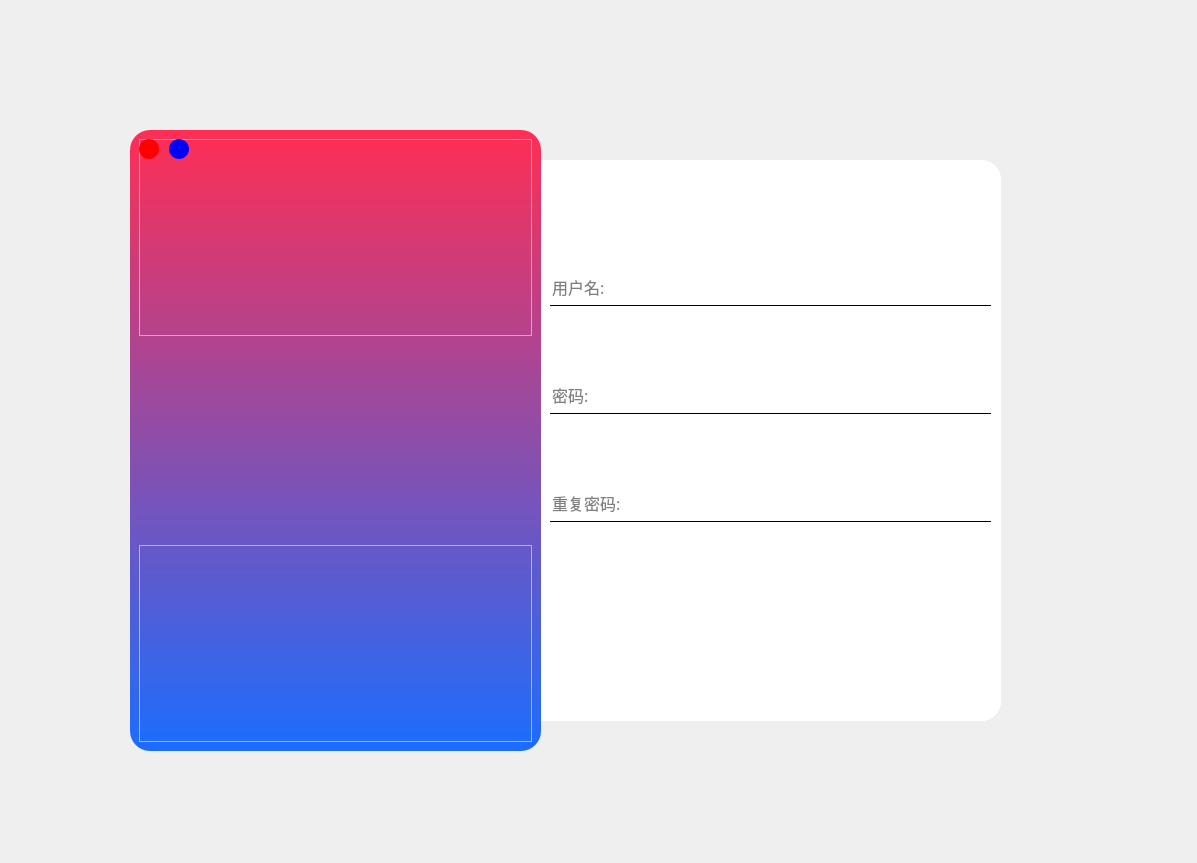
<?xml version="1.0" encoding="UTF-8"?>
<ui version="4.0">
 <class>MainWindow_Login</class>
 <widget class="QMainWindow" name="MainWindow_Login">
  <property name="geometry">
   <rect>
    <x>0</x>
    <y>0</y>
    <width>1197</width>
    <height>863</height>
   </rect>
  </property>
  <property name="minimumSize">
   <size>
    <width>0</width>
    <height>0</height>
   </size>
  </property>
  <property name="windowTitle">
   <string>MainWindow</string>
  </property>
  <widget class="QWidget" name="centralwidget">
   <widget class="QFrame" name="MainWindow_Login_Frame_Left">
    <property name="geometry">
     <rect>
      <x>130</x>
      <y>130</y>
      <width>411</width>
      <height>621</height>
     </rect>
    </property>
    <property name="styleSheet">
     <string notr="true">#MainWindow_Login_Frame_Left {
	background-color: qlineargradient(spread:pad, x1:0, y1:1, x2:0, y2:0, stop:0 rgba(27, 109, 255, 255), stop:1 rgba(255, 46, 84, 255));
	border-radius:20px;
}</string>
    </property>
    <property name="frameShape">
     <enum>QFrame::StyledPanel</enum>
    </property>
    <property name="frameShadow">
     <enum>QFrame::Raised</enum>
    </property>
    <layout class="QVBoxLayout" name="verticalLayout">
     <item>
      <widget class="QFrame" name="frame_2">
       <property name="styleSheet">
        <string notr="true"/>
       </property>
       <property name="frameShape">
        <enum>QFrame::StyledPanel</enum>
       </property>
       <property name="frameShadow">
        <enum>QFrame::Raised</enum>
       </property>
       <widget class="QPushButton" name="pushButton_Minimize">
        <property name="geometry">
         <rect>
          <x>30</x>
          <y>0</y>
          <width>20</width>
          <height>20</height>
         </rect>
        </property>
        <property name="styleSheet">
         <string notr="true">background-color: rgb(0, 0, 255);
border-radius:10px;</string>
        </property>
        <property name="text">
         <string/>
        </property>
        <property name="flat">
         <bool>false</bool>
        </property>
       </widget>
       <widget class="QPushButton" name="pushButton_Quit">
        <property name="geometry">
         <rect>
          <x>0</x>
          <y>0</y>
          <width>20</width>
          <height>20</height>
         </rect>
        </property>
        <property name="styleSheet">
         <string notr="true">background-color: rgb(255, 0, 0);
border-radius:10px;</string>
        </property>
        <property name="text">
         <string/>
        </property>
        <property name="autoDefault">
         <bool>false</bool>
        </property>
        <property name="default">
         <bool>false</bool>
        </property>
        <property name="flat">
         <bool>false</bool>
        </property>
       </widget>
      </widget>
     </item>
     <item>
      <widget class="QLabel" name="label">
       <property name="styleSheet">
        <string notr="true">image: url(:/img/resource/icon.png)</string>
       </property>
       <property name="text">
        <string>&lt;html&gt;&lt;head/&gt;&lt;body&gt;&lt;p&gt;&lt;br/&gt;&lt;/p&gt;&lt;/body&gt;&lt;/html&gt;</string>
       </property>
       <property name="alignment">
        <set>Qt::AlignCenter</set>
       </property>
      </widget>
     </item>
     <item>
      <widget class="QFrame" name="frame_3">
       <property name="frameShape">
        <enum>QFrame::StyledPanel</enum>
       </property>
       <property name="frameShadow">
        <enum>QFrame::Raised</enum>
       </property>
      </widget>
     </item>
    </layout>
   </widget>
   <widget class="QFrame" name="MainWindow_Login_Frame_Right">
    <property name="geometry">
     <rect>
      <x>540</x>
      <y>160</y>
      <width>461</width>
      <height>561</height>
     </rect>
    </property>
    <property name="sizePolicy">
     <sizepolicy hsizetype="Fixed" vsizetype="Expanding">
      <horstretch>0</horstretch>
      <verstretch>0</verstretch>
     </sizepolicy>
    </property>
    <property name="minimumSize">
     <size>
      <width>211</width>
      <height>285</height>
     </size>
    </property>
    <property name="styleSheet">
     <string notr="true">#MainWindow_Login_Frame_Right{
	background-color: rgb(255, 255, 255);
	border-top-right-radius:20px;
	border-bottom-right-radius:20px;
}</string>
    </property>
    <property name="frameShape">
     <enum>QFrame::StyledPanel</enum>
    </property>
    <property name="frameShadow">
     <enum>QFrame::Raised</enum>
    </property>
    <layout class="QVBoxLayout" name="verticalLayout_2">
     <property name="leftMargin">
      <number>0</number>
     </property>
     <property name="topMargin">
      <number>0</number>
     </property>
     <property name="rightMargin">
      <number>0</number>
     </property>
     <property name="bottomMargin">
      <number>0</number>
     </property>
     <item>
      <widget class="QStackedWidget" name="stackedWidget">
       <property name="sizePolicy">
        <sizepolicy hsizetype="Preferred" vsizetype="Expanding">
         <horstretch>0</horstretch>
         <verstretch>0</verstretch>
        </sizepolicy>
       </property>
       <property name="minimumSize">
        <size>
         <width>461</width>
         <height>561</height>
        </size>
       </property>
       <property name="styleSheet">
        <string notr="true">#stackedWidget{	
	background-color: rgb(255, 255, 255);
	border-top-right-radius:20px;
	border-bottom-right-radius:20px;
}</string>
       </property>
       <property name="currentIndex">
        <number>2</number>
       </property>
       <widget class="QWidget" name="Page_Server">
        <property name="styleSheet">
         <string notr="true">background-color: rgba(255, 255, 255, 0);</string>
        </property>
        <layout class="QVBoxLayout" name="verticalLayout_3">
         <property name="spacing">
          <number>0</number>
         </property>
         <property name="leftMargin">
          <number>0</number>
         </property>
         <property name="topMargin">
          <number>0</number>
         </property>
         <property name="rightMargin">
          <number>0</number>
         </property>
         <property name="bottomMargin">
          <number>0</number>
         </property>
         <item>
          <widget class="QFrame" name="frame">
           <property name="sizePolicy">
            <sizepolicy hsizetype="Preferred" vsizetype="Expanding">
             <horstretch>0</horstretch>
             <verstretch>2</verstretch>
            </sizepolicy>
           </property>
           <property name="styleSheet">
            <string notr="true">QLineEdit{
	border: none;
	border-bottom: 1px solid black
}</string>
           </property>
           <property name="frameShape">
            <enum>QFrame::StyledPanel</enum>
           </property>
           <property name="frameShadow">
            <enum>QFrame::Raised</enum>
           </property>
           <layout class="QVBoxLayout" name="verticalLayout_4">
            <item>
             <widget class="QFrame" name="frame_5">
              <property name="sizePolicy">
               <sizepolicy hsizetype="Preferred" vsizetype="Expanding">
                <horstretch>0</horstretch>
                <verstretch>3</verstretch>
               </sizepolicy>
              </property>
              <property name="frameShape">
               <enum>QFrame::StyledPanel</enum>
              </property>
              <property name="frameShadow">
               <enum>QFrame::Raised</enum>
              </property>
             </widget>
            </item>
            <item>
             <widget class="QLineEdit" name="lineEdit_Server_URL">
              <property name="sizePolicy">
               <sizepolicy hsizetype="Expanding" vsizetype="Expanding">
                <horstretch>0</horstretch>
                <verstretch>1</verstretch>
               </sizepolicy>
              </property>
              <property name="font">
               <font>
                <family>宋体</family>
                <pointsize>12</pointsize>
               </font>
              </property>
              <property name="placeholderText">
               <string>服务器：</string>
              </property>
             </widget>
            </item>
            <item>
             <widget class="QFrame" name="frame_7">
              <property name="sizePolicy">
               <sizepolicy hsizetype="Preferred" vsizetype="Expanding">
                <horstretch>0</horstretch>
                <verstretch>1</verstretch>
               </sizepolicy>
              </property>
              <property name="frameShape">
               <enum>QFrame::StyledPanel</enum>
              </property>
              <property name="frameShadow">
               <enum>QFrame::Raised</enum>
              </property>
             </widget>
            </item>
            <item>
             <widget class="QLineEdit" name="lineEdit_Server_Port">
              <property name="sizePolicy">
               <sizepolicy hsizetype="Expanding" vsizetype="Expanding">
                <horstretch>0</horstretch>
                <verstretch>1</verstretch>
               </sizepolicy>
              </property>
              <property name="font">
               <font>
                <family>宋体</family>
                <pointsize>12</pointsize>
               </font>
              </property>
              <property name="placeholderText">
               <string>端口:6677</string>
              </property>
             </widget>
            </item>
           </layout>
          </widget>
         </item>
         <item>
          <widget class="QFrame" name="frame_4">
           <property name="sizePolicy">
            <sizepolicy hsizetype="Preferred" vsizetype="Expanding">
             <horstretch>0</horstretch>
             <verstretch>1</verstretch>
            </sizepolicy>
           </property>
           <property name="frameShape">
            <enum>QFrame::StyledPanel</enum>
           </property>
           <property name="frameShadow">
            <enum>QFrame::Raised</enum>
           </property>
           <layout class="QVBoxLayout" name="verticalLayout_5">
            <property name="leftMargin">
             <number>0</number>
            </property>
            <property name="topMargin">
             <number>0</number>
            </property>
            <property name="rightMargin">
             <number>0</number>
            </property>
            <property name="bottomMargin">
             <number>0</number>
            </property>
            <item>
             <widget class="QFrame" name="frame_6">
              <property name="frameShape">
               <enum>QFrame::StyledPanel</enum>
              </property>
              <property name="frameShadow">
               <enum>QFrame::Raised</enum>
              </property>
              <layout class="QHBoxLayout" name="horizontalLayout">
               <property name="leftMargin">
                <number>11</number>
               </property>
               <property name="topMargin">
                <number>0</number>
               </property>
               <property name="rightMargin">
                <number>11</number>
               </property>
               <property name="bottomMargin">
                <number>0</number>
               </property>
               <item>
                <widget class="QLabel" name="label_Server_Status">
                 <property name="sizePolicy">
                  <sizepolicy hsizetype="Expanding" vsizetype="Preferred">
                   <horstretch>5</horstretch>
                   <verstretch>0</verstretch>
                  </sizepolicy>
                 </property>
                 <property name="styleSheet">
                  <string notr="true">color: rgb(255, 0, 0);</string>
                 </property>
                 <property name="text">
                  <string/>
                 </property>
                </widget>
               </item>
               <item>
                <widget class="QPushButton" name="pushButton_Server_Sure">
                 <property name="sizePolicy">
                  <sizepolicy hsizetype="Expanding" vsizetype="Preferred">
                   <horstretch>2</horstretch>
                   <verstretch>0</verstretch>
                  </sizepolicy>
                 </property>
                 <property name="styleSheet">
                  <string notr="true">image: url(:/img/resource/next.png);</string>
                 </property>
                 <property name="text">
                  <string/>
                 </property>
                 <property name="flat">
                  <bool>true</bool>
                 </property>
                </widget>
               </item>
              </layout>
             </widget>
            </item>
            <item>
             <widget class="QFrame" name="frame_9">
              <property name="frameShape">
               <enum>QFrame::StyledPanel</enum>
              </property>
              <property name="frameShadow">
               <enum>QFrame::Raised</enum>
              </property>
             </widget>
            </item>
            <item>
             <widget class="QFrame" name="frame_8">
              <property name="frameShape">
               <enum>QFrame::StyledPanel</enum>
              </property>
              <property name="frameShadow">
               <enum>QFrame::Raised</enum>
              </property>
             </widget>
            </item>
           </layout>
          </widget>
         </item>
        </layout>
       </widget>
       <widget class="QWidget" name="Page_Login">
        <property name="styleSheet">
         <string notr="true">background-color: rgba(255, 255, 255, 0);
</string>
        </property>
        <layout class="QVBoxLayout" name="verticalLayout_6">
         <property name="leftMargin">
          <number>0</number>
         </property>
         <property name="topMargin">
          <number>0</number>
         </property>
         <property name="rightMargin">
          <number>0</number>
         </property>
         <property name="bottomMargin">
          <number>0</number>
         </property>
         <item>
          <widget class="QFrame" name="frame_10">
           <property name="sizePolicy">
            <sizepolicy hsizetype="Preferred" vsizetype="Expanding">
             <horstretch>0</horstretch>
             <verstretch>1</verstretch>
            </sizepolicy>
           </property>
           <property name="frameShape">
            <enum>QFrame::StyledPanel</enum>
           </property>
           <property name="frameShadow">
            <enum>QFrame::Raised</enum>
           </property>
           <layout class="QVBoxLayout" name="verticalLayout_9">
            <property name="topMargin">
             <number>0</number>
            </property>
            <property name="bottomMargin">
             <number>0</number>
            </property>
            <item>
             <widget class="QFrame" name="frame_15">
              <property name="sizePolicy">
               <sizepolicy hsizetype="Preferred" vsizetype="Preferred">
                <horstretch>0</horstretch>
                <verstretch>4</verstretch>
               </sizepolicy>
              </property>
              <property name="frameShape">
               <enum>QFrame::StyledPanel</enum>
              </property>
              <property name="frameShadow">
               <enum>QFrame::Raised</enum>
              </property>
             </widget>
            </item>
            <item>
             <widget class="QLabel" name="label_Login_Status">
              <property name="sizePolicy">
               <sizepolicy hsizetype="Preferred" vsizetype="Preferred">
                <horstretch>0</horstretch>
                <verstretch>1</verstretch>
               </sizepolicy>
              </property>
              <property name="font">
               <font>
                <family>宋体</family>
               </font>
              </property>
              <property name="styleSheet">
               <string notr="true">color: rgb(255, 0, 0);</string>
              </property>
              <property name="text">
               <string/>
              </property>
             </widget>
            </item>
           </layout>
          </widget>
         </item>
         <item>
          <widget class="QFrame" name="frame_11">
           <property name="sizePolicy">
            <sizepolicy hsizetype="Preferred" vsizetype="Preferred">
             <horstretch>0</horstretch>
             <verstretch>2</verstretch>
            </sizepolicy>
           </property>
           <property name="styleSheet">
            <string notr="true">QLineEdit{
	border: none;
	border-bottom: 1px solid black
}
</string>
           </property>
           <property name="frameShape">
            <enum>QFrame::StyledPanel</enum>
           </property>
           <property name="frameShadow">
            <enum>QFrame::Raised</enum>
           </property>
           <layout class="QVBoxLayout" name="verticalLayout_7">
            <item>
             <widget class="QLineEdit" name="lineEdit_Login_Username">
              <property name="sizePolicy">
               <sizepolicy hsizetype="Expanding" vsizetype="Expanding">
                <horstretch>0</horstretch>
                <verstretch>3</verstretch>
               </sizepolicy>
              </property>
              <property name="font">
               <font>
                <family>宋体</family>
                <pointsize>12</pointsize>
               </font>
              </property>
              <property name="placeholderText">
               <string>用户名:</string>
              </property>
             </widget>
            </item>
            <item>
             <widget class="QFrame" name="frame_13">
              <property name="sizePolicy">
               <sizepolicy hsizetype="Preferred" vsizetype="Expanding">
                <horstretch>0</horstretch>
                <verstretch>2</verstretch>
               </sizepolicy>
              </property>
              <property name="frameShape">
               <enum>QFrame::StyledPanel</enum>
              </property>
              <property name="frameShadow">
               <enum>QFrame::Raised</enum>
              </property>
             </widget>
            </item>
            <item>
             <widget class="QLineEdit" name="lineEdit_Login_Password">
              <property name="sizePolicy">
               <sizepolicy hsizetype="Expanding" vsizetype="Expanding">
                <horstretch>0</horstretch>
                <verstretch>3</verstretch>
               </sizepolicy>
              </property>
              <property name="font">
               <font>
                <family>宋体</family>
                <pointsize>12</pointsize>
               </font>
              </property>
              <property name="echoMode">
               <enum>QLineEdit::Password</enum>
              </property>
              <property name="placeholderText">
               <string>密码:</string>
              </property>
             </widget>
            </item>
            <item>
             <widget class="QFrame" name="frame_14">
              <property name="sizePolicy">
               <sizepolicy hsizetype="Preferred" vsizetype="Expanding">
                <horstretch>0</horstretch>
                <verstretch>3</verstretch>
               </sizepolicy>
              </property>
              <property name="frameShape">
               <enum>QFrame::StyledPanel</enum>
              </property>
              <property name="frameShadow">
               <enum>QFrame::Raised</enum>
              </property>
              <layout class="QHBoxLayout" name="horizontalLayout_2">
               <property name="spacing">
                <number>0</number>
               </property>
               <property name="leftMargin">
                <number>0</number>
               </property>
               <property name="topMargin">
                <number>11</number>
               </property>
               <property name="rightMargin">
                <number>0</number>
               </property>
               <property name="bottomMargin">
                <number>11</number>
               </property>
               <item>
                <widget class="QPushButton" name="pushButton_Login_Back">
                 <property name="sizePolicy">
                  <sizepolicy hsizetype="Minimum" vsizetype="Expanding">
                   <horstretch>0</horstretch>
                   <verstretch>0</verstretch>
                  </sizepolicy>
                 </property>
                 <property name="styleSheet">
                  <string notr="true">image: url(:/img/resource/previous.png);</string>
                 </property>
                 <property name="text">
                  <string/>
                 </property>
                 <property name="flat">
                  <bool>true</bool>
                 </property>
                </widget>
               </item>
               <item>
                <widget class="QPushButton" name="pushButton_Login_Register">
                 <property name="sizePolicy">
                  <sizepolicy hsizetype="Minimum" vsizetype="Expanding">
                   <horstretch>0</horstretch>
                   <verstretch>0</verstretch>
                  </sizepolicy>
                 </property>
                 <property name="styleSheet">
                  <string notr="true">image: url(:/img/resource/register.png);</string>
                 </property>
                 <property name="text">
                  <string/>
                 </property>
                 <property name="flat">
                  <bool>true</bool>
                 </property>
                </widget>
               </item>
               <item>
                <widget class="QPushButton" name="pushButton_Login_Sure">
                 <property name="sizePolicy">
                  <sizepolicy hsizetype="Minimum" vsizetype="Expanding">
                   <horstretch>0</horstretch>
                   <verstretch>0</verstretch>
                  </sizepolicy>
                 </property>
                 <property name="styleSheet">
                  <string notr="true">image: url(:/img/resource/login.png);</string>
                 </property>
                 <property name="text">
                  <string/>
                 </property>
                 <property name="flat">
                  <bool>true</bool>
                 </property>
                </widget>
               </item>
              </layout>
             </widget>
            </item>
           </layout>
          </widget>
         </item>
         <item>
          <widget class="QFrame" name="frame_12">
           <property name="sizePolicy">
            <sizepolicy hsizetype="Preferred" vsizetype="Expanding">
             <horstretch>0</horstretch>
             <verstretch>1</verstretch>
            </sizepolicy>
           </property>
           <property name="frameShape">
            <enum>QFrame::StyledPanel</enum>
           </property>
           <property name="frameShadow">
            <enum>QFrame::Raised</enum>
           </property>
           <layout class="QVBoxLayout" name="verticalLayout_8"/>
          </widget>
         </item>
        </layout>
       </widget>
       <widget class="QWidget" name="Page_Register">
        <property name="styleSheet">
         <string notr="true">background-color: rgba(255, 255, 255, 0);</string>
        </property>
        <layout class="QVBoxLayout" name="verticalLayout_10">
         <property name="leftMargin">
          <number>0</number>
         </property>
         <property name="topMargin">
          <number>0</number>
         </property>
         <property name="rightMargin">
          <number>0</number>
         </property>
         <property name="bottomMargin">
          <number>0</number>
         </property>
         <item>
          <widget class="QFrame" name="frame_16">
           <property name="sizePolicy">
            <sizepolicy hsizetype="Preferred" vsizetype="Expanding">
             <horstretch>0</horstretch>
             <verstretch>1</verstretch>
            </sizepolicy>
           </property>
           <property name="frameShape">
            <enum>QFrame::StyledPanel</enum>
           </property>
           <property name="frameShadow">
            <enum>QFrame::Raised</enum>
           </property>
           <layout class="QVBoxLayout" name="verticalLayout_12">
            <property name="spacing">
             <number>0</number>
            </property>
            <property name="topMargin">
             <number>0</number>
            </property>
            <property name="bottomMargin">
             <number>0</number>
            </property>
            <item>
             <widget class="QFrame" name="frame_21">
              <property name="sizePolicy">
               <sizepolicy hsizetype="Preferred" vsizetype="Expanding">
                <horstretch>0</horstretch>
                <verstretch>3</verstretch>
               </sizepolicy>
              </property>
              <property name="frameShape">
               <enum>QFrame::StyledPanel</enum>
              </property>
              <property name="frameShadow">
               <enum>QFrame::Raised</enum>
              </property>
             </widget>
            </item>
            <item>
             <widget class="QLabel" name="label_Register_Status">
              <property name="sizePolicy">
               <sizepolicy hsizetype="Preferred" vsizetype="Expanding">
                <horstretch>0</horstretch>
                <verstretch>1</verstretch>
               </sizepolicy>
              </property>
              <property name="styleSheet">
               <string notr="true">color: rgb(255, 0, 0);</string>
              </property>
              <property name="text">
               <string/>
              </property>
             </widget>
            </item>
           </layout>
          </widget>
         </item>
         <item>
          <widget class="QFrame" name="frame_17">
           <property name="sizePolicy">
            <sizepolicy hsizetype="Preferred" vsizetype="Expanding">
             <horstretch>0</horstretch>
             <verstretch>3</verstretch>
            </sizepolicy>
           </property>
           <property name="styleSheet">
            <string notr="true">QLineEdit{
	border: none;
	border-bottom: 1px solid black
}</string>
           </property>
           <property name="frameShape">
            <enum>QFrame::StyledPanel</enum>
           </property>
           <property name="frameShadow">
            <enum>QFrame::Raised</enum>
           </property>
           <layout class="QVBoxLayout" name="verticalLayout_11">
            <item>
             <widget class="QLineEdit" name="lineEdit_Register_Username">
              <property name="sizePolicy">
               <sizepolicy hsizetype="Expanding" vsizetype="Expanding">
                <horstretch>0</horstretch>
                <verstretch>2</verstretch>
               </sizepolicy>
              </property>
              <property name="font">
               <font>
                <family>宋体</family>
                <pointsize>12</pointsize>
               </font>
              </property>
              <property name="echoMode">
               <enum>QLineEdit::NoEcho</enum>
              </property>
              <property name="placeholderText">
               <string>用户名:</string>
              </property>
             </widget>
            </item>
            <item>
             <widget class="QFrame" name="frame_19">
              <property name="sizePolicy">
               <sizepolicy hsizetype="Preferred" vsizetype="Expanding">
                <horstretch>0</horstretch>
                <verstretch>3</verstretch>
               </sizepolicy>
              </property>
              <property name="frameShape">
               <enum>QFrame::StyledPanel</enum>
              </property>
              <property name="frameShadow">
               <enum>QFrame::Raised</enum>
              </property>
             </widget>
            </item>
            <item>
             <widget class="QLineEdit" name="lineEdit_Register_Password_1">
              <property name="sizePolicy">
               <sizepolicy hsizetype="Expanding" vsizetype="Expanding">
                <horstretch>0</horstretch>
                <verstretch>2</verstretch>
               </sizepolicy>
              </property>
              <property name="font">
               <font>
                <family>宋体</family>
                <pointsize>12</pointsize>
               </font>
              </property>
              <property name="echoMode">
               <enum>QLineEdit::NoEcho</enum>
              </property>
              <property name="placeholderText">
               <string>密码:</string>
              </property>
             </widget>
            </item>
            <item>
             <widget class="QFrame" name="frame_20">
              <property name="sizePolicy">
               <sizepolicy hsizetype="Preferred" vsizetype="Expanding">
                <horstretch>0</horstretch>
                <verstretch>3</verstretch>
               </sizepolicy>
              </property>
              <property name="frameShape">
               <enum>QFrame::StyledPanel</enum>
              </property>
              <property name="frameShadow">
               <enum>QFrame::Raised</enum>
              </property>
             </widget>
            </item>
            <item>
             <widget class="QLineEdit" name="lineEdit_Register_Password_2">
              <property name="sizePolicy">
               <sizepolicy hsizetype="Expanding" vsizetype="Expanding">
                <horstretch>0</horstretch>
                <verstretch>2</verstretch>
               </sizepolicy>
              </property>
              <property name="font">
               <font>
                <family>宋体</family>
                <pointsize>12</pointsize>
               </font>
              </property>
              <property name="echoMode">
               <enum>QLineEdit::NoEcho</enum>
              </property>
              <property name="placeholderText">
               <string>重复密码:</string>
              </property>
             </widget>
            </item>
           </layout>
          </widget>
         </item>
         <item>
          <widget class="QFrame" name="frame_18">
           <property name="sizePolicy">
            <sizepolicy hsizetype="Preferred" vsizetype="Expanding">
             <horstretch>0</horstretch>
             <verstretch>2</verstretch>
            </sizepolicy>
           </property>
           <property name="frameShape">
            <enum>QFrame::StyledPanel</enum>
           </property>
           <property name="frameShadow">
            <enum>QFrame::Raised</enum>
           </property>
           <layout class="QVBoxLayout" name="verticalLayout_13">
            <property name="topMargin">
             <number>0</number>
            </property>
            <property name="bottomMargin">
             <number>0</number>
            </property>
            <item>
             <widget class="QFrame" name="frame_22">
              <property name="sizePolicy">
               <sizepolicy hsizetype="Preferred" vsizetype="Expanding">
                <horstretch>0</horstretch>
                <verstretch>3</verstretch>
               </sizepolicy>
              </property>
              <property name="frameShape">
               <enum>QFrame::StyledPanel</enum>
              </property>
              <property name="frameShadow">
               <enum>QFrame::Raised</enum>
              </property>
              <layout class="QHBoxLayout" name="horizontalLayout_3">
               <property name="spacing">
                <number>0</number>
               </property>
               <property name="leftMargin">
                <number>0</number>
               </property>
               <property name="topMargin">
                <number>0</number>
               </property>
               <property name="rightMargin">
                <number>0</number>
               </property>
               <property name="bottomMargin">
                <number>0</number>
               </property>
               <item>
                <widget class="QPushButton" name="pushButton_Register_Back">
                 <property name="sizePolicy">
                  <sizepolicy hsizetype="Expanding" vsizetype="Expanding">
                   <horstretch>0</horstretch>
                   <verstretch>0</verstretch>
                  </sizepolicy>
                 </property>
                 <property name="styleSheet">
                  <string notr="true">image: url(:/img/resource/previous.png);</string>
                 </property>
                 <property name="text">
                  <string/>
                 </property>
                 <property name="flat">
                  <bool>true</bool>
                 </property>
                </widget>
               </item>
               <item>
                <widget class="QPushButton" name="pushButton_Register_Sure">
                 <property name="sizePolicy">
                  <sizepolicy hsizetype="Expanding" vsizetype="Expanding">
                   <horstretch>0</horstretch>
                   <verstretch>0</verstretch>
                  </sizepolicy>
                 </property>
                 <property name="styleSheet">
                  <string notr="true">image: url(:/img/resource/login.png);</string>
                 </property>
                 <property name="text">
                  <string/>
                 </property>
                 <property name="flat">
                  <bool>true</bool>
                 </property>
                </widget>
               </item>
              </layout>
             </widget>
            </item>
            <item>
             <widget class="QFrame" name="frame_23">
              <property name="sizePolicy">
               <sizepolicy hsizetype="Preferred" vsizetype="Expanding">
                <horstretch>0</horstretch>
                <verstretch>7</verstretch>
               </sizepolicy>
              </property>
              <property name="frameShape">
               <enum>QFrame::StyledPanel</enum>
              </property>
              <property name="frameShadow">
               <enum>QFrame::Raised</enum>
              </property>
             </widget>
            </item>
           </layout>
          </widget>
         </item>
        </layout>
       </widget>
      </widget>
     </item>
    </layout>
   </widget>
   <zorder>MainWindow_Login_Frame_Right</zorder>
   <zorder>MainWindow_Login_Frame_Left</zorder>
  </widget>
 </widget>
 <resources>
  <include location="../resource/img.qrc"/>
 </resources>
 <connections>
  <connection>
   <sender>pushButton_Quit</sender>
   <signal>clicked()</signal>
   <receiver>MainWindow_Login</receiver>
   <slot>close()</slot>
   <hints>
    <hint type="sourcelabel">
     <x>311</x>
     <y>131</y>
    </hint>
    <hint type="destinationlabel">
     <x>354</x>
     <y>25</y>
    </hint>
   </hints>
  </connection>
  <connection>
   <sender>pushButton_Minimize</sender>
   <signal>clicked()</signal>
   <receiver>MainWindow_Login</receiver>
   <slot>showMinimized()</slot>
   <hints>
    <hint type="sourcelabel">
     <x>341</x>
     <y>131</y>
    </hint>
    <hint type="destinationlabel">
     <x>264</x>
     <y>54</y>
    </hint>
   </hints>
  </connection>
 </connections>
</ui>
